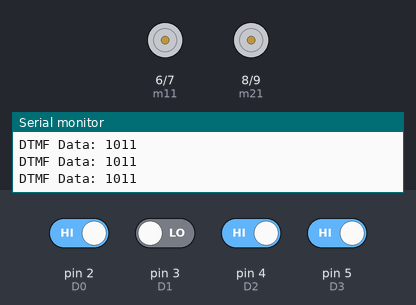
This sketch was run on a simulated Arduino Uno, built with avr-gcc and run on an emulated ATmega328P. Shown: motor-driver pin pairs drawn as motors (green arrow = first pin HIGH = forward, orange = second pin HIGH = backward, longer = more drive), the last lines printed to the serial monitor. The test bench sets the inputs (shaded band); at power-on: pin 2 (D0), pin 4 (D2), pin 5 (D3) HIGH, pin 3 (D1) LOW.

Above: at 1.2 s.
1.3 s: pin 2 (D0) driven LOW and pin 4 (D2) driven LOW
At 2.5 s:
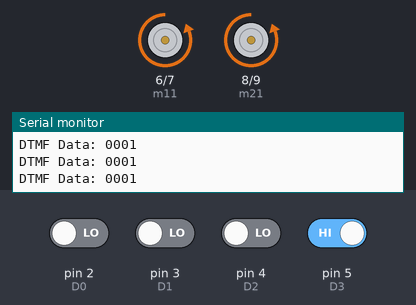
2.8 s: pin 3 (D1) driven HIGH and pin 5 (D3) driven LOW
At 3.9 s:
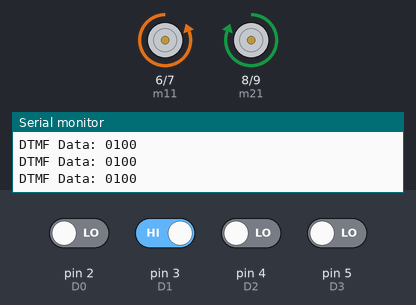
4.3 s: pin 4 (D2) driven HIGH
At 5.2 s:
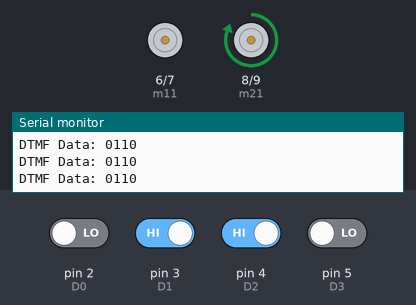
5.8 s: pin 3 (D1) driven LOW
At 7.0 s:
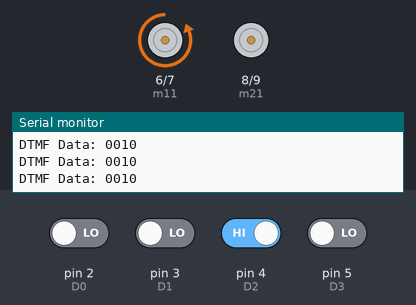
7.3 s: pin 3 (D1) driven HIGH
At 8.2 s:
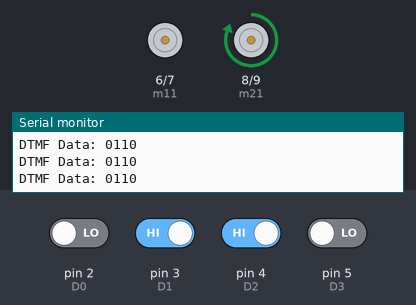
10.3 s: pin 4 (D2) driven LOW
At 10.7 s:
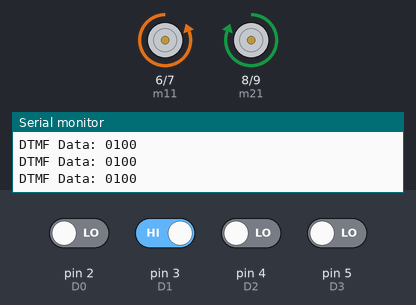
Timing chart, 0 to 13.3 s (numbered marks = the images above; inputs shaded):
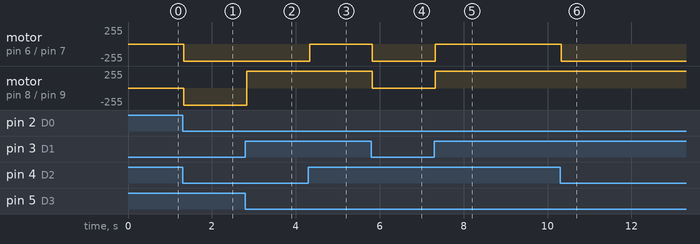

Measured:
- after the input at 1.3 s, motor on pin 6 (m11) / pin 7 (m12), motor on pin 8 (m21) / pin 9 (m22): stopped → backward 255/255 at once
- after the input at 2.8 s, motor on pin 8 (m21) / pin 9 (m22): backward 255/255 → forward 255/255 at once
- after the input at 4.3 s, motor on pin 6 (m11) / pin 7 (m12): backward 255/255 → stopped at once
- after the input at 5.8 s, motor on pin 6 (m11) / pin 7 (m12): stopped → backward 255/255 at once; motor on pin 8 (m21) / pin 9 (m22): forward 255/255 → stopped at once
- after the input at 7.3 s, motor on pin 6 (m11) / pin 7 (m12): backward 255/255 → stopped at once; motor on pin 8 (m21) / pin 9 (m22): stopped → forward 255/255 at once
- after the input at 10.3 s, motor on pin 6 (m11) / pin 7 (m12): stopped → backward 255/255 at once

The sketch:

dtmf_car.ino
```cpp
#define m11 6
#define m12 7
#define m21 8
#define m22 9
#define D0 2
#define D1 3
#define D2 4
#define D3 5
void forward()
{
digitalWrite(m12, HIGH);
digitalWrite(m11, LOW);
digitalWrite(m21, HIGH);
digitalWrite(m22, LOW);
}
void backward()
{
digitalWrite(m12, HIGH);
digitalWrite(m11, LOW);
digitalWrite(m21, LOW);
digitalWrite(m22, HIGH);
}
void left()
{
digitalWrite(m12, HIGH);
digitalWrite(m11, LOW);
digitalWrite(m21, LOW);
digitalWrite(m22, LOW);
}
void right()
{
digitalWrite(m11, LOW);
digitalWrite(m12, LOW);
digitalWrite(m22, LOW);
digitalWrite(m21, HIGH);
}
void Stop()
{
digitalWrite(m11, LOW);
digitalWrite(m12, LOW);
digitalWrite(m21, LOW);
digitalWrite(m22, LOW);
}
void setup()
{
Serial.begin(9600);
pinMode(D0, INPUT);
pinMode(D1, INPUT);
pinMode(D2, INPUT);
pinMode(D3, INPUT);
pinMode(m11, OUTPUT);
pinMode(m12, OUTPUT);
pinMode(m21, OUTPUT);
pinMode(m22, OUTPUT);
}
void loop()
{
int temp1=digitalRead(D0);
int temp2=digitalRead(D1);
int temp3=digitalRead(D2);
int temp4=digitalRead(D3);
Serial.print("DTMF Data: ");
Serial.print(temp1);
Serial.print(temp2);
Serial.print(temp3);
Serial.println(temp4);


if(temp1==0 && temp2==1 && temp3==0 && temp4==0)
forward();
else if(temp1==0 && temp2==0 && temp3==1 && temp4==0)
left();
else if(temp1==0 && temp2==1 && temp3==1 && temp4==0)
right();
else if(temp1==0 && temp2==0 && temp3==0 && temp4==1)
backward();
else if(temp1==1 && temp2==0 && temp3==1 && temp4==0)
Stop();
}
```
